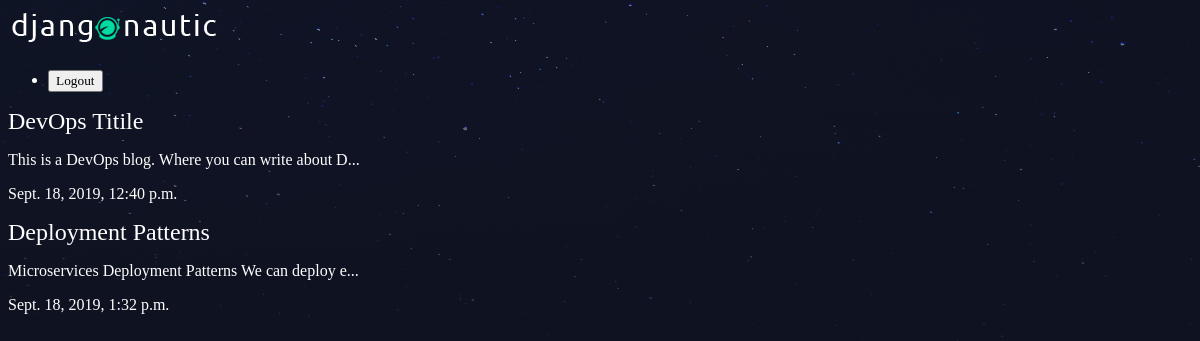
The app's page /articles/, older data.
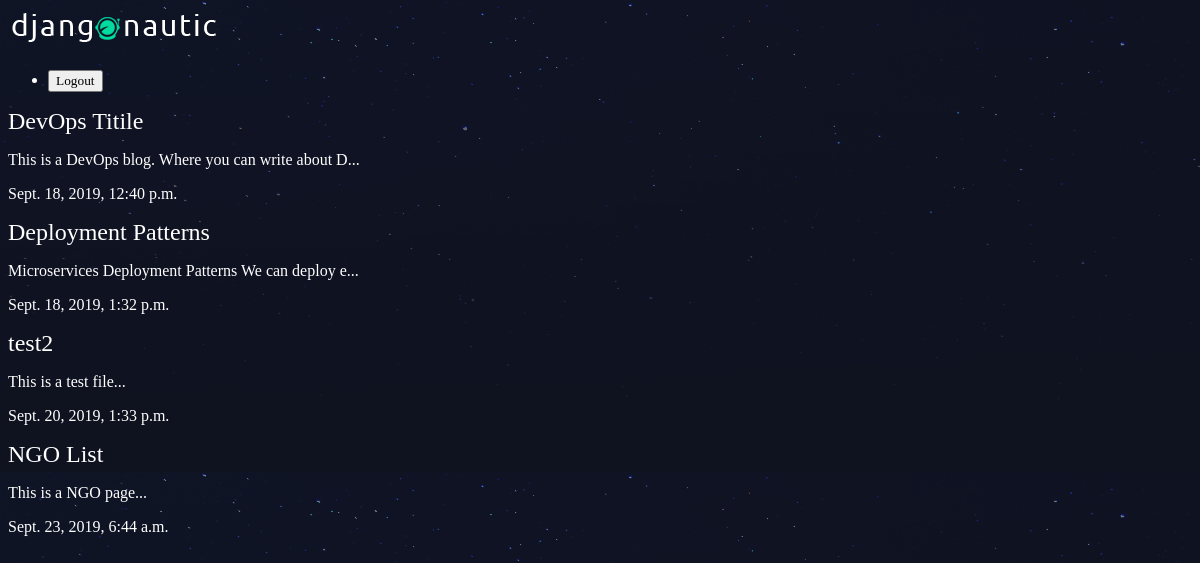
The same page, newer data.
### articles/models.py (models this page shows, shortened)
class Article(models.Model):
    title = models.CharField(max_length=100)
    slug = models.SlugField()
    body = models.TextField()
    date = models.DateTimeField(auto_now_add=True)
    thumb = models.ImageField(default='default.png', blank=True)
    def snippet(self):
        return self.body[:50] + '...'

### articles/views.py (the view)
# urls.py: path('', views.article_list, name="list"),
def article_list(request):
    articles = Article.objects.all().order_by('date')
    return render(request,'articles/articles_list.html', {"articles": articles} )

### articles/templates/articles/articles_list.html
{% extends "base_layout.html" %}
{% block content %}
<div class="articles">
    {% for article in articles  %}
    <div class="article">
        <h2><a href="{% url 'articles:detail' slug=article.slug %}">{{ article.title }}</a></h2>
        <p>{{ article.snippet }}</p>
        <p> {{ article.date }}</p>
    </div>
    {% endfor %}
</div>
{% endblock %}

### templates/base_layout.html (shortened to what this page needs)
{% load static from staticfiles %}
<!DOCTYPE html>
<html>
<head>
    <link rel="stylesheet" href="{% static 'style.css' %}">
</head>
<body>
    <header class="wrapper">
        <h1><a href="{% url 'articles:list' %}"><img src="{% static 'logo.png'%}"></a></h1>
        <nav>
            <ul>
                <li>
                    <form class="logout-link" action="{% url 'account:logout'%}" method="post">
                    <button type="submit">Logout </button>
                    </form>
                </li>
            </ul>
        </nav>
    </header>
    <div class="wrapper">
        {% block content %}
        {% endblock %}
    </div>
</body>
</html>

### assets/style.css (style rules this page uses)
body { background-color: #0f121f; background-image: url(stars.png); background-repeat-y: no-repeat; color: #fff; }
body * { font-family: Ubuntu; }
h1, h2, h3, h4, h5 { font-weight: normal; margin: 0; }
a, a:hover, a:visited { color: #fff; text-decoration: none; }

Row changes from the older to the newer data that the page shows:
added Article: title "test2", snippet "This is a test file...", date "Sept. 20, 2019, 1:33 p.m."
added Article: title "NGO List", snippet "This is a NGO page...", date "Sept. 23, 2019, 6:44 a.m."
